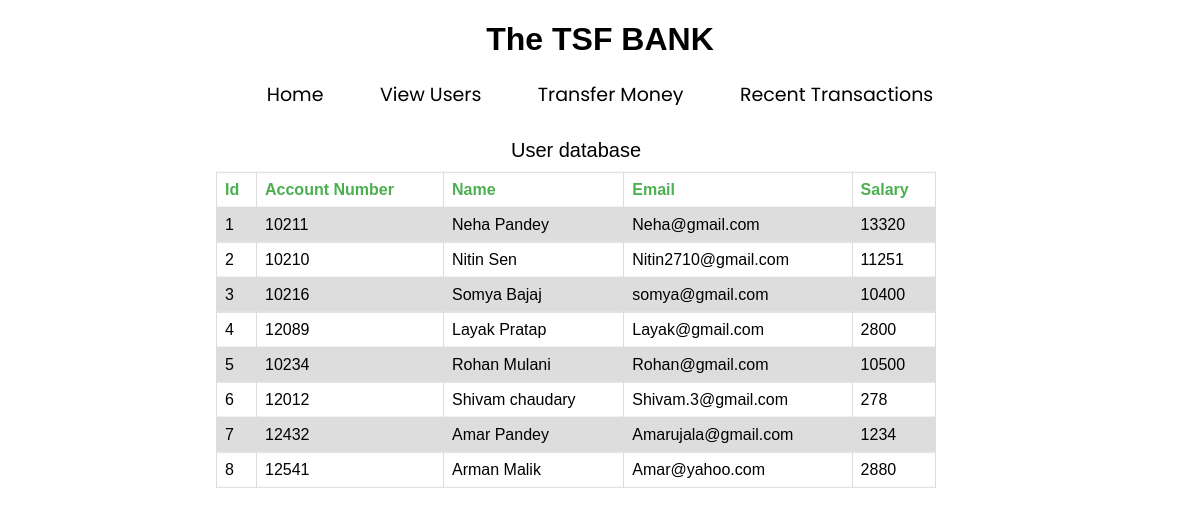
The page /user_view.php on the database its author committed.
### tables this page shows
CREATE TABLE `users_data` (
  `S.no` int(11) NOT NULL,
  `Account_Number` bigint(16) NOT NULL,
  `Name` varchar(50) NOT NULL,
  `Email` varchar(50) NOT NULL,
  `Amount` bigint(10) NOT NULL
);

### user_view.php (the view, shortened to what this page needs)
<?php
  include 'connection.php';
?>
<!DOCTYPE html>
<html>
<head>
	<link rel="stylesheet" href="style.css">
</head>
<body>
  <?php include 'navbar.php'; ?>
	<table style="width:60%; box-sizing:border-box;">
  <caption>User database</caption>
    <tr>
      <th>Id</th>
      <th>Account Number</th>
      <th>Name</th>
      <th>Email</th>
      <th>Salary</th>
    </tr>
      <?php
      $sql="SELECT * from users_data ";
      $rs=mysqli_query($conn,$sql) or die(mysqli_error());
     while($result=mysqli_fetch_array($rs)): ?>
   <tr>
         <td><?php echo $result['S.no'] ?></td>
         <td><?php echo $result['Account_Number']?></td>
         <td><?php echo $result['Name'] ?></td>
         <td><?php echo $result['Email'] ?></td>
         <td><?php echo $result['Amount'] ?></td>
     </tr>
     <?php endwhile; ?>
 </table>
</body>
</html>

### style.css (style rules this page uses)
html, body { margin: 0; padding: 0; font-family: 'Nunito', sans-serif; }
table { font-family: arial, sans-serif; border-collapse: collapse; width: 100%; transform: translate(30%, 10%); }
td, th { border: 1px solid #dddddd; text-align: left; padding: 8px; }
caption { line-height: 20px; font-size: 20px; margin-bottom: 12px; }
th { color: #4caf50; }
tr:nth-child(even) { background-color: #dddddd; }

### rows shown on the page
users_data: no "1", Account_Number "10211", Name "Neha Pandey", Email "Neha@gmail.com", Amount "13320"
users_data: no "2", Account_Number "10210", Name "Nitin Sen", Email "Nitin2710@gmail.com", Amount "11251"
users_data: no "3", Account_Number "10216", Name "Somya Bajaj", Email "somya@gmail.com", Amount "10400"
users_data: no "4", Account_Number "12089", Name "Layak Pratap", Email "Layak@gmail.com", Amount "2800"
users_data: no "5", Account_Number "10234", Name "Rohan Mulani", Email "Rohan@gmail.com", Amount "10500"
users_data: no "6", Account_Number "12012", Name "Shivam chaudary", Email "Shivam.3@gmail.com", Amount "278"
users_data: no "7", Account_Number "12432", Name "Amar Pandey", Email "Amarujala@gmail.com", Amount "1234"
users_data: no "8", Account_Number "12541", Name "Arman Malik", Email "Amar@yahoo.com", Amount "2880"
